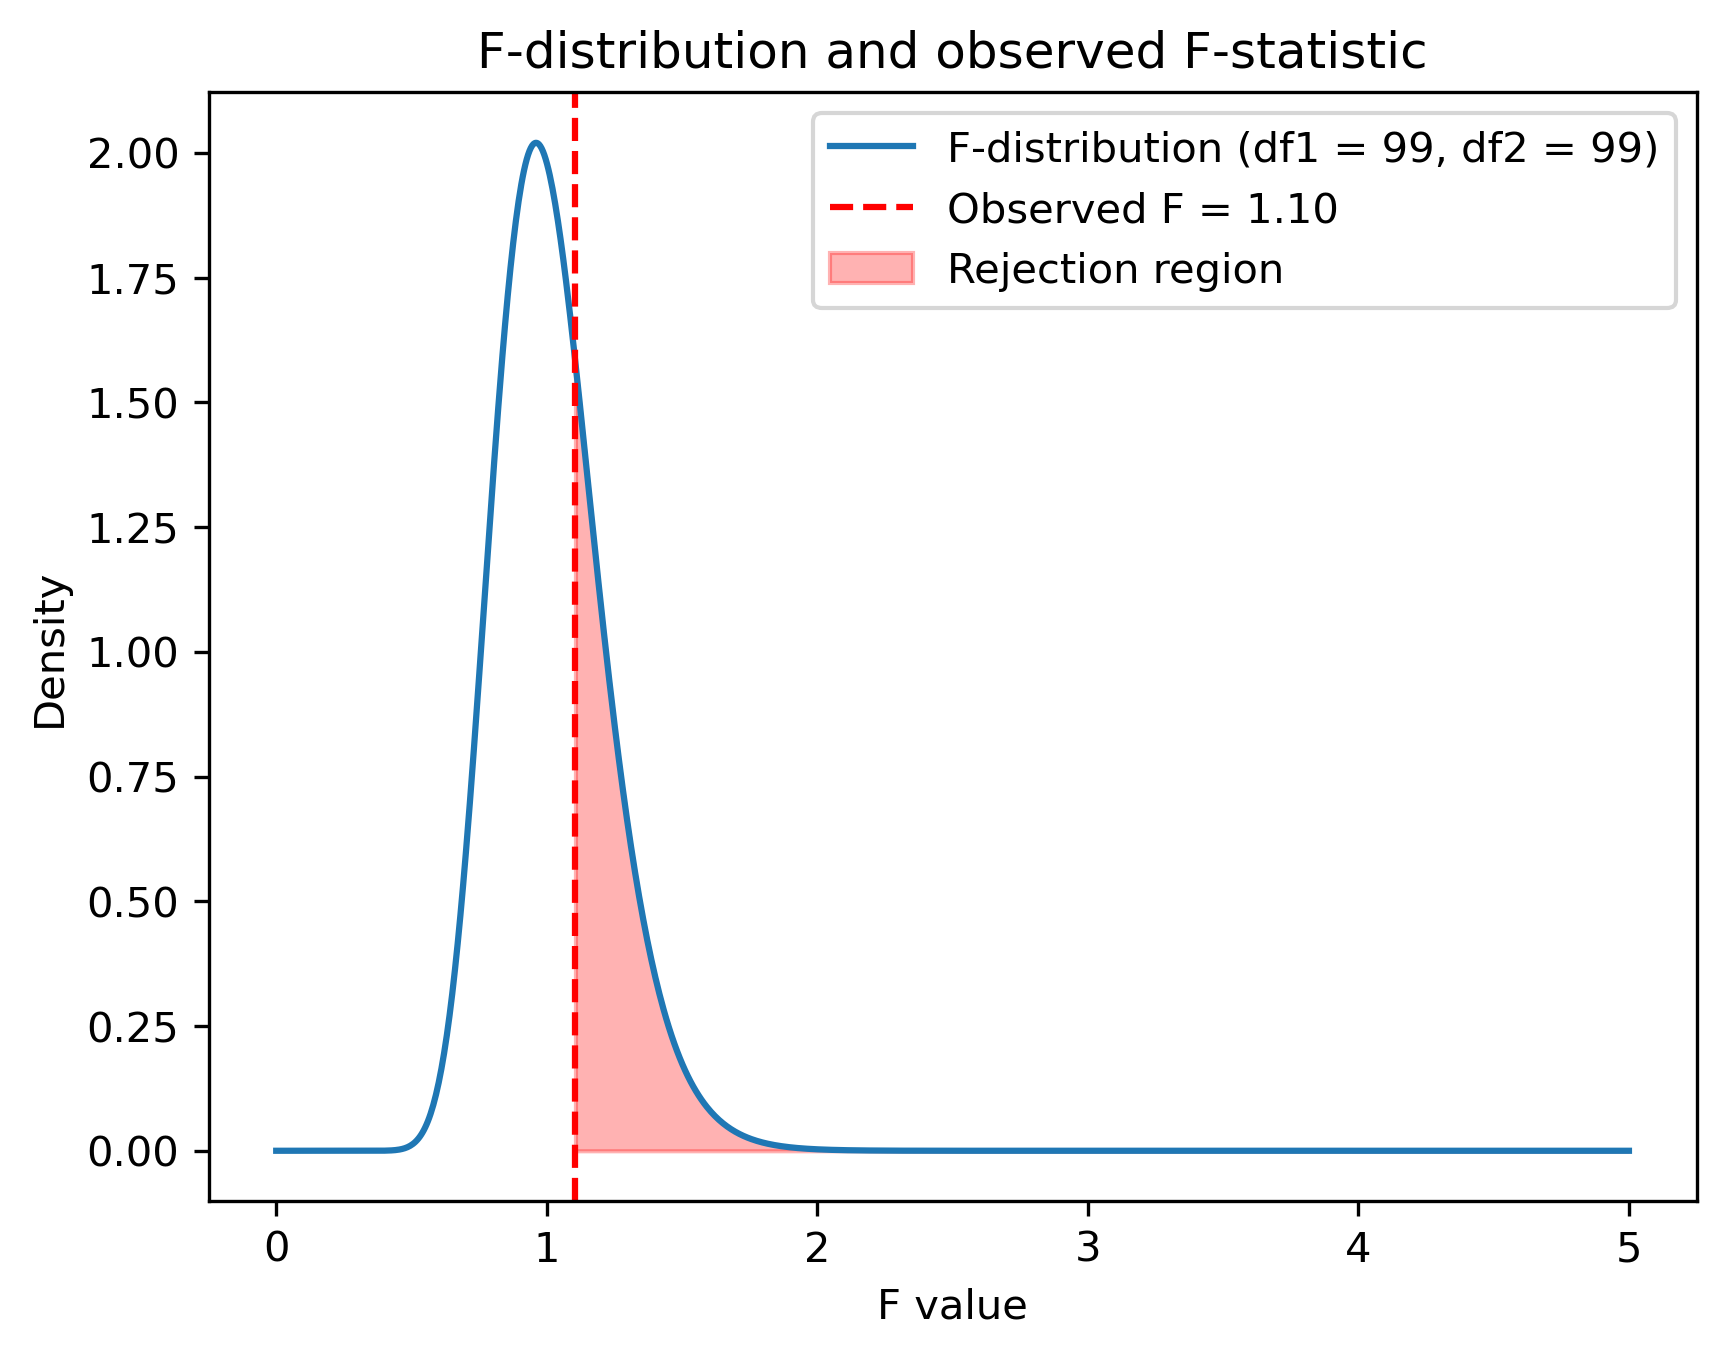

Recreate this plot in Python.
# RCDS Advanced probability and statistical inference.
# Jesús Urtasun Elizari. ICL 2024 / 2025.
# Chapter 2. Hypotesis testing on multiple groups.

# Import libraries
import numpy as np
import matplotlib.pyplot as plt
from scipy.stats import levene, bartlett, f

# Random seed
np.random.seed(42)

# Fisher test
print("\nFisher test:\nCompare sample variances of two independent groups")



# Formulate hypothesis ............................................................................

# H0: Samples come from same distribution
# H1: Samples come from different distribution



# Simulate data ...................................................................................

# Simulate two sets of gaussian observations
sample1 = np.random.normal(loc = 50, scale = 5, size = 100)
sample2 = np.random.normal(loc = 50, scale = 5, size = 100)

# Plot observations as histograms
plt.figure()
plt.hist(sample1, bins = 15, alpha = 0.5, color = "blue", edgecolor = "black", label = "Sample 1")
plt.hist(sample2, bins = 15, alpha = 0.5, color = "red", edgecolor = "black", label = "Sample 2")
plt.title("Histogram of gaussian observations")
plt.xlabel("Value")
plt.ylabel("Frequency")
plt.legend()
# plt.savefig("observations_histogram.png", dpi = 300, bbox_inches = "tight")
plt.show()



# F test for equal variances ......................................................................

# Calculate variances of the two samples
var1, var2 = np.var(sample1, ddof = 1), np.var(sample2, ddof = 1)
# Degrees of freedom for each sample
df1 = len(sample1) - 1
df2 = len(sample2) - 1

# Calculate F-statistic and p-value manually
F_stat_manual = var1 / var2 if var1 > var2 else var2 / var1
p_value_manual = 2 * (1 - f.cdf(F_stat_manual, df1, df2))
print(f"\nManual calculation:")
print(f"F-statistic = {F_stat_manual:.4f}")
print(f"p-value = {p_value_manual:.4f}")



# Compare with precompiled libraries ..............................................................

# Bartlett's test (likelihood-ratio test)
bart_stat, p_bart = bartlett(sample1, sample2)
print("\nBartlett test:")
print(f"B-statistic = {bart_stat:.4f}")
print(f"p-value = {p_bart:.4f}")

# 3. Levene's test (robust, ANOVA-based)
lev_stat, p_lev = levene(sample1, sample2, center = "mean")
print("\nLevene test:")
print(f"L-statistic = {lev_stat:.4f}")
print(f"p-value = {p_lev:.4f}")



# Plot the F-distribution .........................................................................

# Prepare for plot
x = np.linspace(0, 5, 1000) # Even spaced range of F-values
f_dist = f.pdf(x, df1, df2)  # F density function

# Plot F-distribution
plt.figure()
plt.plot(x, f_dist, label = f"F-distribution (df1 = {df1}, df2 = {df2})")
plt.axvline(F_stat_manual, color = "red", linestyle = "--", label = f"Observed F = {F_stat_manual:.2f}")
plt.fill_between(x, f_dist, where = (x >= F_stat_manual), color = "red", alpha = 0.3, label = "Rejection region")
plt.title("F-distribution and observed F-statistic")
plt.xlabel("F value")
plt.ylabel("Density")
plt.legend()
# plt.savefig("f_test.png", dpi = 300, bbox_inches = "tight")
plt.show()

# Interpret result (significance level 0.05)
alpha = 0.05
if p_value_manual < alpha:
    print("Reject H0: Samples come from different distribution.")
else:
    print("Accept H0: Samples come from same distribution.")
